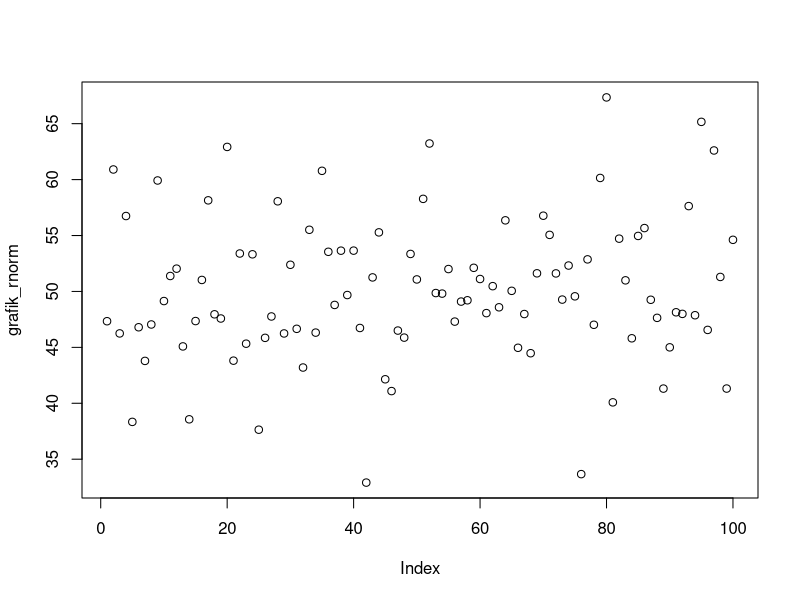
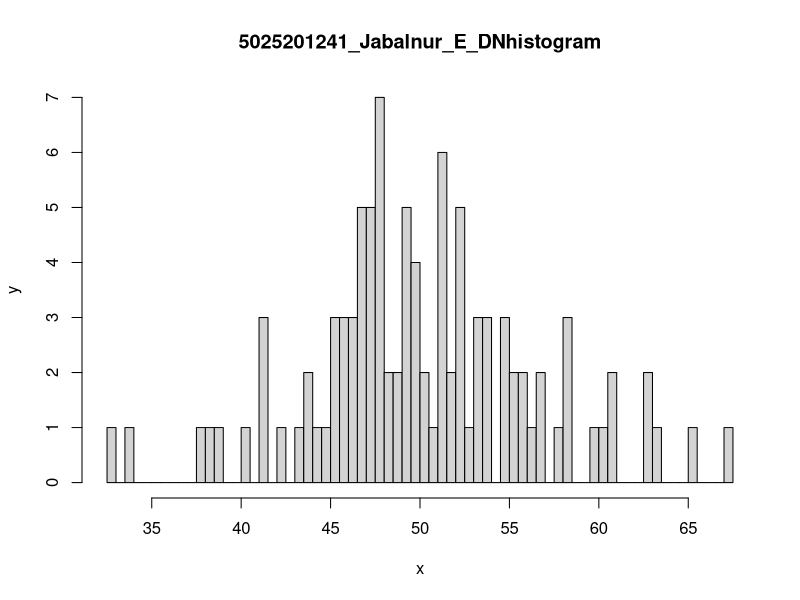

Write the R code that produced these figures, in order.
# Nomor 6
n <- 100
m <- 50
std_deviasi <- 8

# a
set.seed(100)
random <- rnorm(100)
rata_rata <- mean(random)
x1 <- floor(rata_rata)
x2 <- ceiling(rata_rata)

z1 <- (x1 - m) / std_deviasi
z2 <- (x2 - m) / std_deviasi

grafik_rnorm = rnorm(n = 100, mean = m, sd = std_deviasi)
plot(grafik_rnorm)

# b
hist(grafik_rnorm, xlab="x", ylab="y" ,breaks = 50, main = "5025201241_Jabalnur_E_DNhistogram")

# c
varians <- std_deviasi ** 2
